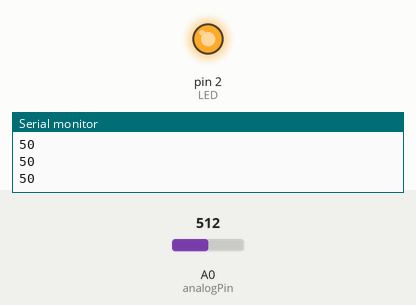
Bench run of a sketch on a simulated Arduino Uno, built with avr-gcc and run on an emulated ATmega328P. On the bench: output pins drawn as LEDs (lit = HIGH), the last lines printed to the serial monitor. The test bench sets the inputs (shaded band); at power-on: A0 (analogPin) = 512.

Above: at 1.2 s.
1.3 s: A0 (analogPin) set to 496
At 2.2 s:
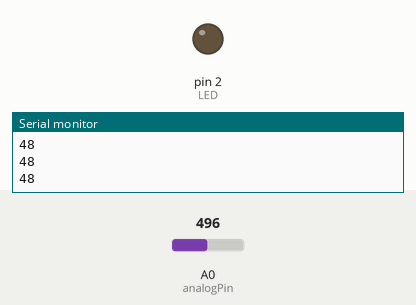
2.8 s: A0 (analogPin) set to 716
At 3.7 s:
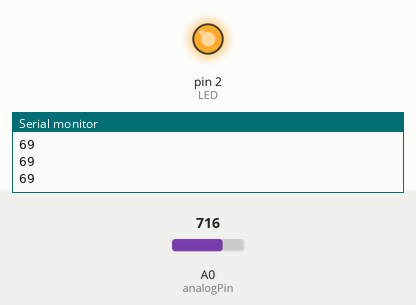
4.3 s: A0 (analogPin) set to 511
At 5.2 s:
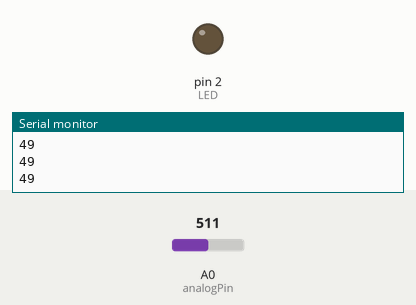
Timing chart, 0 to 7.3 s (numbered marks = the images above; inputs shaded):
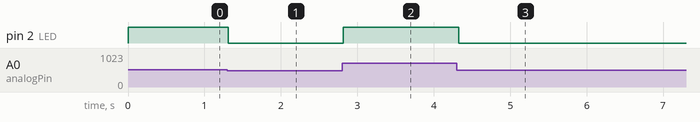

The sketch:

medidaPotenciometro.ino
```cpp
const int analogPin = A0;
int value;      //variable que almacena la lectura analógica raw
int position;   //posicion del potenciometro en tanto por ciento

int LED = 2;
int boton = 3;

void setup() {
  pinMode(LED, OUTPUT);
  Serial.begin(9600);

  digitalWrite(LED, 0);
}

void loop() {
   value = analogRead(analogPin);          // realizar la lectura analógica raw
   position = map(value, 0, 1023, 0, 100);  // convertir a porcentaje

   Serial.println(position);


   if(position < 50){
     digitalWrite(LED, 0);
   }else{
     digitalWrite(LED, 1);
   }


   delay(50);
}
```

Measured:
- the behaviour switches between 512 and 511 on A0 (analogPin) (found by bisection; images 0 and 1)
- after the input at 1.3 s, pin 2 (LED): HIGH → LOW at once
- after the input at 2.8 s, pin 2 (LED): LOW → HIGH at once
- after the input at 4.3 s, pin 2 (LED): HIGH → LOW at once
